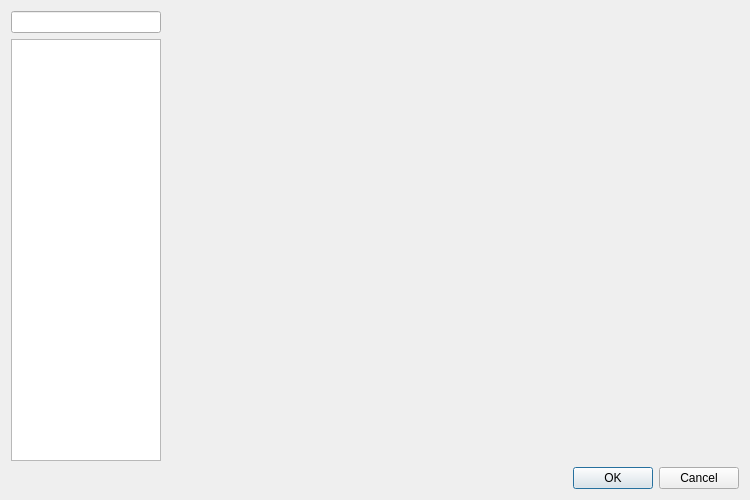
<?xml version="1.0" encoding="UTF-8"?>
<ui version="4.0">
 <class>OptionsDialog</class>
 <widget class="QDialog" name="OptionsDialog">
  <property name="geometry">
   <rect>
    <x>0</x>
    <y>0</y>
    <width>750</width>
    <height>500</height>
   </rect>
  </property>
  <property name="windowTitle">
   <string>Options</string>
  </property>
  <layout class="QVBoxLayout" name="verticalLayout_3">
   <item>
    <layout class="QHBoxLayout" name="horizontalLayout" stretch="0,1">
     <item>
      <layout class="QVBoxLayout" name="verticalLayout">
       <item>
        <widget class="QLineEdit" name="lineEdit">
         <property name="maximumSize">
          <size>
           <width>150</width>
           <height>16777215</height>
          </size>
         </property>
        </widget>
       </item>
       <item>
        <widget class="QListView" name="listView">
         <property name="maximumSize">
          <size>
           <width>150</width>
           <height>16777215</height>
          </size>
         </property>
        </widget>
       </item>
      </layout>
     </item>
     <item>
      <layout class="QVBoxLayout" name="verticalLayout_2">
       <item>
        <widget class="QLabel" name="label">
         <property name="sizePolicy">
          <sizepolicy hsizetype="Expanding" vsizetype="Preferred">
           <horstretch>0</horstretch>
           <verstretch>0</verstretch>
          </sizepolicy>
         </property>
         <property name="maximumSize">
          <size>
           <width>16777215</width>
           <height>30</height>
          </size>
         </property>
         <property name="font">
          <font>
           <pointsize>14</pointsize>
          </font>
         </property>
         <property name="text">
          <string/>
         </property>
         <property name="indent">
          <number>8</number>
         </property>
        </widget>
       </item>
       <item>
        <widget class="QStackedWidget" name="stacked"/>
       </item>
      </layout>
     </item>
    </layout>
   </item>
   <item>
    <layout class="QHBoxLayout" name="horizontalLayout_2">
     <item>
      <spacer name="horizontalSpacer">
       <property name="orientation">
        <enum>Qt::Horizontal</enum>
       </property>
       <property name="sizeHint" stdset="0">
        <size>
         <width>40</width>
         <height>20</height>
        </size>
       </property>
      </spacer>
     </item>
     <item>
      <widget class="QPushButton" name="ok">
       <property name="text">
        <string>OK</string>
       </property>
      </widget>
     </item>
     <item>
      <widget class="QPushButton" name="cancel">
       <property name="text">
        <string>Cancel</string>
       </property>
      </widget>
     </item>
    </layout>
   </item>
  </layout>
 </widget>
 <resources/>
 <connections/>
</ui>
